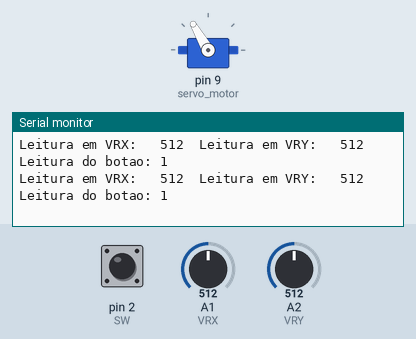
The sketch below on a simulated Arduino Uno, built with avr-gcc and run on an emulated ATmega328P. On the bench: servo, the last lines printed to the serial monitor. The inputs (shaded band) are chosen by the test bench; at power-on: A1 (VRX) = 512, A2 (VRY) = 512, pin 2 (SW) HIGH.

Above: at 1.2 s.
1.3 s: A1 (VRX) set to 105
At 1.38 s:
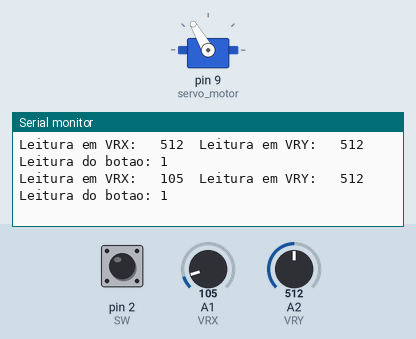
4.3 s: A1 (VRX) set to 88
At 4.32 s:
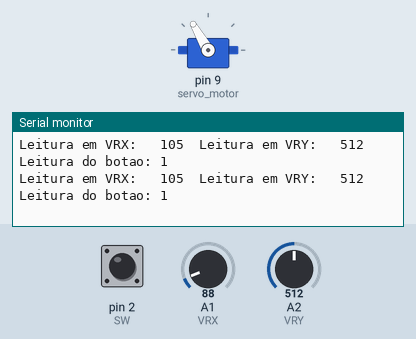
7.3 s: A2 (VRY) set to 111
At 7.36 s:
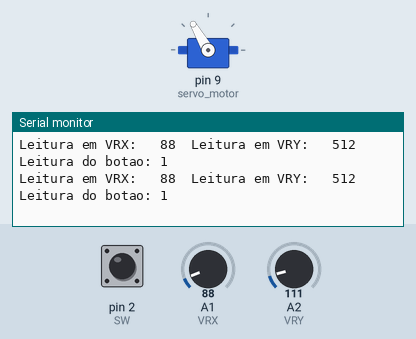
10.3 s: A2 (VRY) set to 92
At 14.26 s:
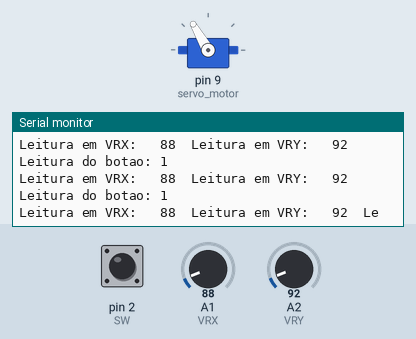
Timing chart, 0 to 14.3 s (numbered marks = the images above; inputs shaded):
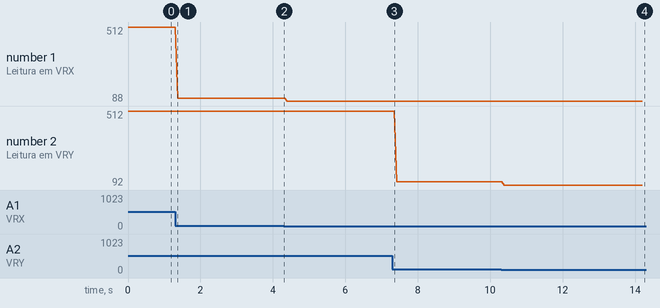

Measured:
- the behaviour switches between 100 and 99 on A2 (VRY) (found by bisection; images 3 and 4)
- after the input at 1.3 s, the serial monitor: prints a new line after 0.08 s (image 1)
- after the input at 10.3 s, the serial monitor: prints a new line after 0.09 s (image 4)
- plotted number 1: 512 → 105 after the input at 1.3 s, 105 → 88 after the input at 4.3 s
- plotted number 2: 512 → 111 after the input at 7.3 s, 111 → 92 after the input at 10.3 s

The sketch:

Joystick.ino
```cpp
#include<Servo.h>

Servo servo_motor;

const int VRX = A1;
const int VRY = A2;
const int SW = 2;

int leitura_botao = 0, leitura_VRX, leitura_VRY;
void setup() {
  Serial.begin(9600);
  pinMode(VRX, INPUT);
  pinMode(VRY, INPUT);
  pinMode(SW, INPUT_PULLUP);
  servo_motor.attach(9);
}

void loop() {
  leitura_VRX = analogRead(VRX);
  leitura_VRY = analogRead(VRY);
  leitura_botao = digitalRead(SW);

  if (leitura_VRX == 500){
    servo_motor.write(70);
  }
  else {
    servo_motor.write(120);
  }


  Serial.print("Leitura em VRX: ");
  Serial.print("\t");
  Serial.print(leitura_VRX);
  Serial.print("\t");
  Serial.print("Leitura em VRY: ");
  Serial.print("\t");
  Serial.print(leitura_VRY);
  Serial.print("\t");
  Serial.print("Leitura do botao: ");
  Serial.println(leitura_botao);

  delay(10);


}
```
